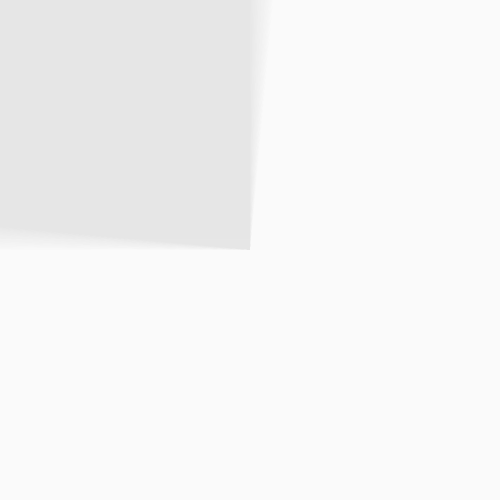
Frame 1 (no input)
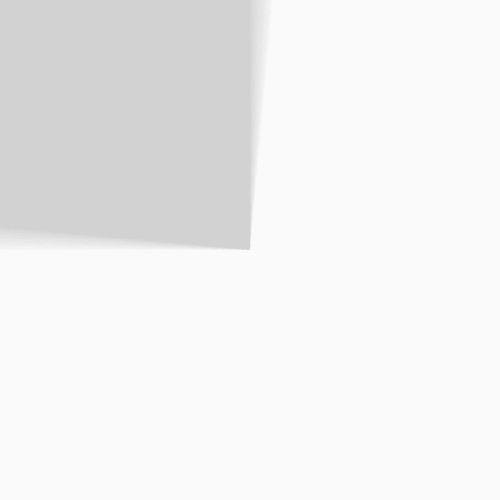
Frame 2 (the mouse pressed at the canvas centre, redrawn once)

The Processing sketch that drew these frames (run headless with seeded random() and noise(); the mouse was pressed at the canvas centre and the sketch redrawn once):

// Processing sketch: processing_84626
// ── processing_84626.pde

void setup()
{
  size(500,500);
  background(250);  
}


void draw ()
{
  
  int H;
  H = 50;
  
  int A;
  A = 120;

  
  noStroke();
 
 translate (250, 250);
 
 
// Création des rectangles, disposition en spirale grâce à ROTATE

fill(150, 2);
scale(-10.70);

rotate(PI/100);
rect(0, 0, H, A);
rect(H, H, A, A);

rotate(PI/200);
rect(0, 0, H, A);
rect(H, H, A, A);

rotate(PI/300);
rect(0, 0, H, A);
rect(H, H, A, A);

rotate(PI/400);
rect(0, 0, H, A);
rect(H, H, A, A);

rotate(PI/500);
rect(0, 0, H, A);
rect(H, H, A, A);

rotate(PI/600);
rect(0, 0, H, A);
rect(H, H, A, A);

rotate(PI/700);
rect(0, 0, H, A);
rect(H, H, A, A);

rotate(PI/800);
rect(0, 0, H, A);
rect(H, H, A, A);

rotate(PI/900);
rect(0, 0, H, A);
rect(H, H, A, A);

rotate(PI/1000);
rect(0, 0, H, A);
rect(H, H, A, A);


// ROTATE valeurs négatives

rotate(PI/-100);
rect(0, 0, H, A);
rect(H, H, A, A);

rotate(PI/-200);
rect(0, 0, H, A);
rect(H, H, A, A);

rotate(PI/-300);
rect(0, 0, H, A);
rect(H, H, A, A);

rotate(PI/-400);
rect(0, 0, H, A);
rect(H, H, A, A);

rotate(PI/-500);
rect(0, 0, H, A);
rect(H, H, A, A);

rotate(PI/-600);
rect(0, 0, H, A);
rect(H, H, A, A);

rotate(PI/-700);
rect(0, 0, H, A);
rect(H, H, A, A);

rotate(PI/-800);
rect(0, 0, H, A);
rect(H, H, A, A);

rotate(PI/-900);
rect(0, 0, H, A);
rect(H, H, A, A);

rotate(PI/-1000);
rect(0, 0, H, A);
rect(H, H, A, A);
 
   
 noLoop(); 
}
